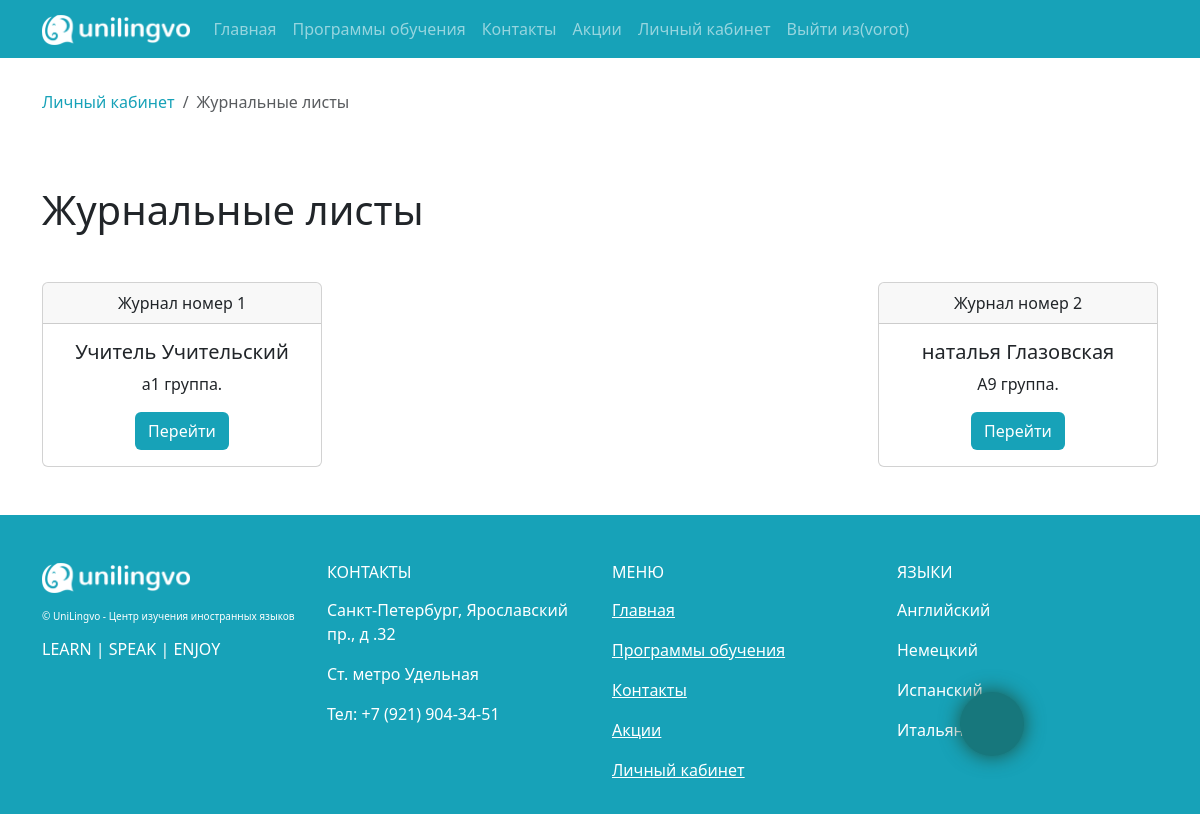
/journal/journals/ (signed in), run on the app's committed database.
### app_journal/models.py (models this page shows, shortened)
class Journal(models.Model):
    teacher = models.ForeignKey(Teacher, on_delete=models.CASCADE, verbose_name="Учитель")
    group = models.ForeignKey(LearingGroup, on_delete=models.CASCADE, verbose_name="Группа")
    class Meta:
        verbose_name = "Журнал"
        verbose_name_plural = "Журналы"

### app_lancen/models.py (models this page shows)
class LearingGroup(models.Model):
    name = models.CharField(verbose_name='Название группы', max_length=255)
    level = models.CharField(verbose_name='Уровень', max_length=255)
    description = models.TextField(verbose_name="Описание (программа обучения и пр.)")
    class Meta:
        verbose_name = "Учебная группа"
        verbose_name_plural = "Учебные группы"
        db_table = "learning_group"
    def __str__(self):
        return self.name

### app_journal/views.py (the view)
# urls.py: path('journals/', TeachersJournalList.as_view(), name='journals' ),
class TeachersJournalList(DataMixin, LoginRequiredMixin, ListView):
    def get_context_data(self, **kwargs):
        context = super().get_context_data(**kwargs)
        data_mixin_context = self.get_user_context(title = "Листы посещаемости и успеваемости")
        context['breadcrumbs'] = [
            {'link': reverse('profiles:personal_area'), 'title':'Личный кабинет'},
            {'link': '#', 'title': "Журнальные листы"}
        ]
        return dict(list(context.items()) + list(data_mixin_context.items()))
    def get_queryset(self):
        if self.request.user.is_superuser:
            journals = Journal.objects.all()
        if self.request.user.groups.filter(name='teacher').exists():
            teacher = Teacher.objects.get(id = self.request.user.id)
            journals = Journal.objects.filter(teacher = teacher)
        return journals

### app_lancen/templatetags/lancen_tags.py (called while the page is built)
@register.inclusion_tag('templatetags/breadcrumbs.html')
def breadcrums(list):
    return {'breadcrumbs': list}

### app_lancen/utils.py (called while the page is built)
    def get_user_context(self, **kwargs):
        context = kwargs
        modern_menu = menu.copy()
        if  self.request.user.is_authenticated:
            modern_menu.append({'title' : "Личный кабинет" , 'link' : 'profiles:personal_area'})
        if self.request.user.groups.filter(name='teacher').exists():
            context["pers_area_items"] = teacher_pers_area_items
        if self.request.user.groups.filter(name='student').exists():
            context["pers_area_items"] = student_pers_area_items
        if self.request.user.is_superuser:
            context["pers_area_items"] = admin_pers_area_items
        context['menu'] = modern_menu
        context["recall_form"] = RecallForm
        context['contact_form'] = ContactForm
        return context

### templates/app_journal/journal_list.html
{% extends 'base.html' %}
{% load lancen_tags %}
{% block content %}
{% breadcrums breadcrumbs %}
<section class = "pt-5 pb-5">
    <h1>Журнальные листы</h1>
    {% now "Y" as year %} {% now "m" as month %}
    {% if object_list %}
    <div class="d-flex justify-content-lg-between justify-content-center flex-wrap mt-5">
    {% for journal in object_list  %}
    <div class="card text-center" style = "width:280px;">
        <div class="card-header" >
          Журнал номер {{ journal.id }}
        </div>
        <div class="card-body">
          <h5 class="card-title">{{journal.teacher.first_name}} {{journal.teacher.last_name}}</h5>
          <p class="card-text">{{journal.group}} группа. </p>
          <a class = "btn my_bg_info text-white" href="{% url 'journal:view-journal' journal.group.id year month  %} ">Перейти</a> <br>
        </div>
    </div>
    {% endfor %}
    </div>
    {% else %}
    <h3>Журнальные листы ещё не добавлены</h3>
    {% endif %}
</section>
{% endblock content %}

### templates/base.html (shortened to what this page needs)
<!DOCTYPE html>
<html lang="en" class="h-100">
<head>
    {% load static %}
    {% load bootstrap5 %}
    {% load bootstrap_icons %}
    {% bootstrap_css %}
    <link type="text/css" href="{% static 'app_lancen/css/style.css' %}" rel="stylesheet" />
    <link rel="stylesheet" href="https://cdn.jsdelivr.net/npm/bootstrap-icons@1.9.1/font/bootstrap-icons.css">
</head>
<body class="d-flex flex-column h-100">
    <header>
        <nav class="navbar navbar-expand-lg navbar-dark my_bg_info" >
            <div class="container">
              <a class="navbar-brand" href="{% url 'lancen:index' %}">
                <img src="{% static 'app_lancen/img/new_lancen_logo.png' %} " alt="" style = "height:30px;">
              </a>
              <div class="collapse navbar-collapse" id="navbarSupportedContent">
                <ul class="navbar-nav me-auto mb-2 mb-lg-0">
                    {% for m in menu %}
                    <li class="nav-item">
                        <a class="nav-link" href="{% url m.link  %}" >
                            {{m.title}}
                        </a>
                    </li>
                    {% endfor %}
                    <li class="nav-item">
                        {% if not request.user.is_authenticated %}
                        <a class="nav-link" href="{% url 'profiles:login' %}">Авторизация</a>
                        {% else %}
                        <a class="nav-link" href="{% url 'profiles:logout' %}">Выйти из({{request.user.username}})</a>
                        {% endif %}
                    </li>
                </ul>
              </div>
            </div>
        </nav>
    </header>
    <main>
        <div class="container">
            {% block content %}{% endblock content %}
        </div>
    </main>
    <footer class="footer mt-auto py-3 my_bg_info pt-5">
        <div class="container">
            <div class="row text-white">
                <div class="col-lg-3 col-md-6 col-sm-12">
                    <div class="logo" >
                        <img src="{% static 'app_lancen/img/new_lancen_logo.png' %} " alt="" style = "height:30px;">
                    </div>
                    <div class="mt-3">
                        <p style = "font-size: 10px;">&copy; UniLingvo - Центр изучения иностранных языков</p>
                        <h6>LEARN | SPEAK | ENJOY</h6>
                    </div>
                </div>
                <div class="col-lg-3 col-md-6 col-sm-12">
                   <h6 class = "">КОНТАКТЫ</h6>
                    <p class = "mt-3"> Санкт-Петербург, Ярославский пр., д .32</p>
                    <p class = "mt-3"> Ст. метро Удельная</p>
                    <p class = "mt-3"> Тел: +7 (921) 904-34-51</p>
                </div>
                <div class="col-lg-3 col-md-6 col-sm-12 ">
                    <h6 class = "">МЕНЮ</h6>
                    {% for m in menu  %}
                        <p class = "mt-3"> <a href="{% url m.link %}" class = "text-white">{{m.title}}</a></p>
                    {% endfor %}
                </div>
                <div class="col-lg-3 col-md-6 col-sm-12">
                    <h6 class = "">ЯЗЫКИ</h6>
                    <p class = "mt-3"> Английский</p>
                    <p class = "mt-3"> Немецкий</p>
                    <p class = "mt-3"> Испанский</p>
                    <p class = "mt-3"> Итальянский</p>
                </div>
            </div>
        </div>
    </footer>
{% block call_icons %}
    <div class="call_button_wrapper">
        {% if request.user.is_authenticated %}
        <a class="animate_icon call_icon_main" data-bs-toggle="offcanvas" href="#offcanvasExample" role="button" aria-controls="offcanvasExample">
        </a>
        {% endif %}
    </div>
{% endblock call_icons %}
</body>
</html>

### app_lancen/static/app_lancen/css/style.css (style rules this page uses)
.my_bg_info { background-color:#17a2b8 !important; }
.call_button_wrapper { display: flex; justify-content: space-between; align-items: center; width: 180px; position: fixed; top: 85%; right: 5%; z-index: 2; }
.message_icon_main, .call_icon_main, .arrow_up { min-width: 4.0rem; min-height: 4.0rem; display: flex; justify-content: center; align-items: center; font-size: 1.0rem; color: white; border-radius: 100%; background-color: #17777c; box-shadow: 0 0 20px #1d5243; cursor: pointer; transition: 5s all ease; }

### data on the page
Journal: id "1", teacher.first_name "Учитель", teacher.last_name "Учительский", group "a1"
Journal: id "2", teacher.first_name "наталья", teacher.last_name "Глазовская", group "А9"

### other printed values
{{ m.title }} "Главная" "Программы обучения" "Контакты" "Акции" "Личный кабинет"
{{ request.user.username }} "vorot"
{{ item.title }} "Личный кабинет"
{{ item.title }} "Журнальные листы"
